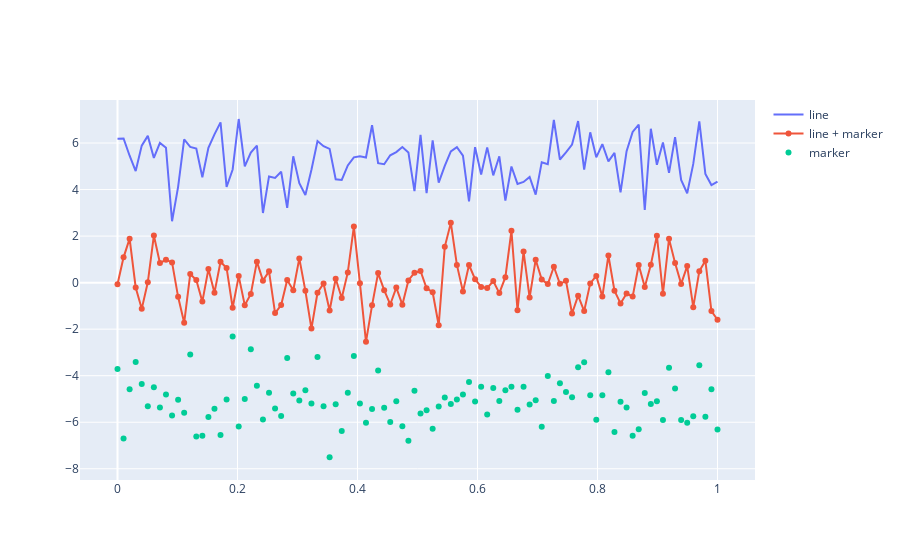

Source (notebook cell):
### Code cell
# 绘制acc曲线
trace0 = go.Scatter(
      x = np.linspace(0, 1, 100),
      y = np.random.randn(100) + 5,
      mode = 'lines',
      name = 'line'   
)
trace1 = go.Scatter(
      x = np.linspace(0, 1, 100),
      y = np.random.randn(100),
      mode = 'lines + markers',
      name = 'line + marker'   
)
trace2 = go.Scatter(
      x = np.linspace(0, 1, 100),
      y = np.random.randn(100) - 5,
      mode = 'markers',
      name = 'marker'   
)
data = [trace0, trace1, trace2]

py.iplot(data)
